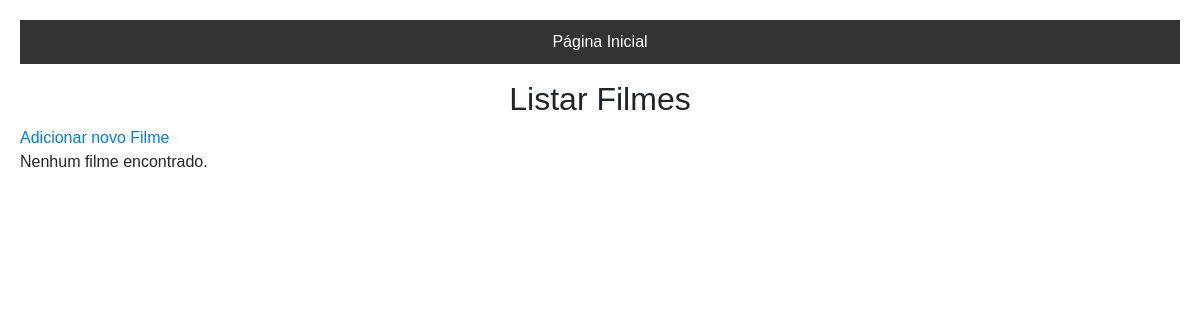
/tarefas/listar_com_join.php, run on an earlier commit of the app's database.
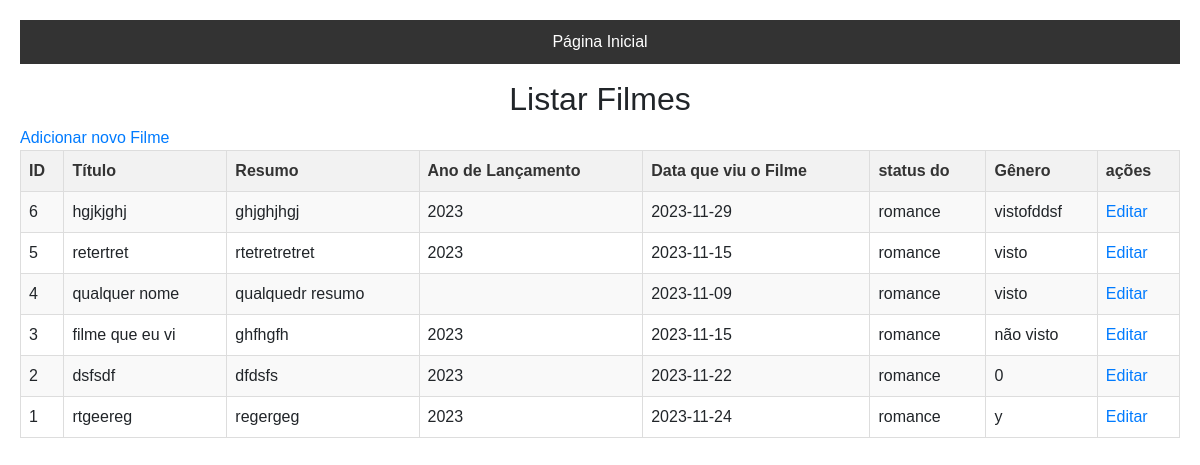
And on a later commit of the database.
### tables this page shows
CREATE TABLE `filmes` (
  `id` bigint(20) NOT NULL,
  `titulo` varchar(255) NOT NULL,
  `Resumo_do_filme` varchar(255) NOT NULL,
  `ano_de_lancamento` year(4) DEFAULT NULL,
  `Quando_vi_o_filme` date NOT NULL,
  `id_genero` bigint(20) NOT NULL,
  `visto_ou_nao` varchar(16) NOT NULL
);

CREATE TABLE `genero` (
  `id` bigint(20) NOT NULL,
  `Genero` varchar(50) NOT NULL,
  `criado_em` timestamp NOT NULL DEFAULT current_timestamp(),
  `atulizado_em` timestamp NOT NULL DEFAULT current_timestamp() ON UPDATE current_timestamp()
);

### tarefas/listar_com_join.php (the view, shortened to what this page needs)
<!DOCTYPE html>
<html lang="en">
<head>
<link rel="stylesheet" href="https://maxcdn.bootstrapcdn.com/bootstrap/4.0.0-beta/css/bootstrap.min.css">
    <link rel="stylesheet" type="text/css" href="../css/estilo_listar_algo.css">
</head>
<body>
<body>
        <div class="menu">
            <ul>
                <li><a href="../centro/pagina.html">Página Inicial</a></li>
            </ul>
        </div>
       <center> <h2>Listar Filmes</h2></center>
        <a href="adicionar_filme.php">Adicionar novo Filme</a>
        </body>
<div class="login">
    <?php
    include '../conexao.php';
    $sql = "SELECT filmes.id, filmes.titulo, filmes.Resumo_do_filme, filmes.ano_de_lancamento, filmes.Quando_vi_o_filme, genero.Genero, visto_ou_nao
            FROM filmes
            INNER JOIN genero ON filmes.id_genero = genero.id
            ORDER BY filmes.id DESC";
    $result = $conexao->query($sql);
    if ($result->num_rows > 0) {
        echo "<table>
                <tr>
                    <th>ID</th>
                    <th>Título</th>
                    <th>Resumo</th>
                    <th>Ano de Lançamento</th>
                    <th>Data que viu o Filme</th>
                    <th>status do </th>
                    <th>Gênero</th>
                   <th>ações</th>
                </tr>";
        while ($row = $result->fetch_assoc()) {
            echo "<tr>
                    <td>" . $row["id"] . "</td>
                    <td>" . $row["titulo"] . "</td>
                    <td>" . $row["Resumo_do_filme"] . "</td>
                    <td>" . $row["ano_de_lancamento"] . "</td>
                    <td>" . $row["Quando_vi_o_filme"] . "</td>
                    <td>" . $row["Genero"] . "</td>
                    <td>" . $row["visto_ou_nao"] . "</td>
                    <td><a href='editar_filmes.php?id=" . $row["id"] . "'>Editar</a>
                </tr>";
        }
        echo "</table>";
    } else {
        echo "Nenhum filme encontrado.";
    }
    ?>
</div>
</body>
</html>

### CSS/estilo_listar_algo.css (style rules this page uses)
body { padding: 20px; }
body { font-family: Arial, sans-serif; }
.menu { background-color: #333; color: white; }
.menu ul { list-style: none; display: flex; justify-content: center; padding: 10px 0; }
.menu ul li { margin: 0 15px; }
.menu ul li a { text-decoration: none; color: white; }
table { width: 100%; border-collapse: collapse; margin-bottom: 20px; }
th, td { border: 1px solid #ddd; padding: 8px; text-align: left; }
th { background-color: #f2f2f2; color: #333; }
tr:nth-child(even) { background-color: #f9f9f9; }
a { text-decoration: none; color: #007bff; }

What changed in the data, as far as the page shows it:
added filmes: id "6", titulo "hgjkjghj", Resumo_do_filme "ghjghjhgj", ano_de_lancamento "2023", Quando_vi_o_filme "2023-11-29", id_genero.Genero "romance", visto_ou_nao "vistofddsf"
added filmes: id "5", titulo "retertret", Resumo_do_filme "rtetretretret", ano_de_lancamento "2023", Quando_vi_o_filme "2023-11-15", id_genero.Genero "romance", visto_ou_nao "visto"
added filmes: id "4", titulo "qualquer nome", Resumo_do_filme "qualquedr resumo", Quando_vi_o_filme "2023-11-09", id_genero.Genero "romance", visto_ou_nao "visto"
added filmes: id "3", titulo "filme que eu vi", Resumo_do_filme "ghfhgfh", ano_de_lancamento "2023", Quando_vi_o_filme "2023-11-15", id_genero.Genero "romance", visto_ou_nao "não visto"
added filmes: id "2", titulo "dsfsdf", Resumo_do_filme "dfdsfs", ano_de_lancamento "2023", Quando_vi_o_filme "2023-11-22", id_genero.Genero "romance", visto_ou_nao "0"
added filmes: id "1", titulo "rtgeereg", Resumo_do_filme "regergeg", ano_de_lancamento "2023", Quando_vi_o_filme "2023-11-24", id_genero.Genero "romance", visto_ou_nao "y"
Also different on the page:
text no longer shown: "Nenhum filme encontrado."
text now shown: "ID Título Resumo Ano de Lançamento Data que viu o Filme status do Gênero ações"
